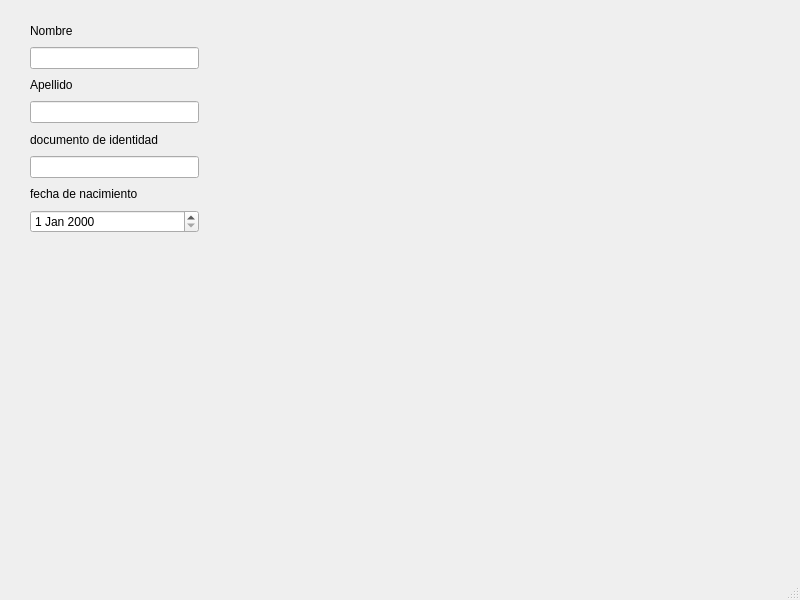
<?xml version="1.0" encoding="UTF-8"?>
<ui version="4.0">
 <class>registrarusuario</class>
 <widget class="QMainWindow" name="registrarusuario">
  <property name="geometry">
   <rect>
    <x>0</x>
    <y>0</y>
    <width>800</width>
    <height>600</height>
   </rect>
  </property>
  <property name="windowTitle">
   <string>MainWindow</string>
  </property>
  <widget class="QWidget" name="centralwidget">
   <widget class="QWidget" name="">
    <property name="geometry">
     <rect>
      <x>30</x>
      <y>20</y>
      <width>169</width>
      <height>213</height>
     </rect>
    </property>
    <layout class="QVBoxLayout" name="verticalLayout">
     <item>
      <widget class="QLabel" name="label">
       <property name="text">
        <string>Nombre</string>
       </property>
      </widget>
     </item>
     <item>
      <widget class="QLineEdit" name="nombre"/>
     </item>
     <item>
      <widget class="QLabel" name="label_2">
       <property name="text">
        <string>Apellido</string>
       </property>
      </widget>
     </item>
     <item>
      <widget class="QLineEdit" name="apellido"/>
     </item>
     <item>
      <widget class="QLabel" name="label_3">
       <property name="text">
        <string>documento de identidad</string>
       </property>
      </widget>
     </item>
     <item>
      <widget class="QLineEdit" name="docident"/>
     </item>
     <item>
      <widget class="QLabel" name="label_4">
       <property name="text">
        <string>fecha de nacimiento</string>
       </property>
      </widget>
     </item>
     <item>
      <widget class="QDateEdit" name="fechan"/>
     </item>
    </layout>
   </widget>
  </widget>
  <widget class="QMenuBar" name="menubar">
   <property name="geometry">
    <rect>
     <x>0</x>
     <y>0</y>
     <width>800</width>
     <height>22</height>
    </rect>
   </property>
  </widget>
  <widget class="QStatusBar" name="statusbar"/>
 </widget>
 <resources/>
 <connections/>
</ui>
